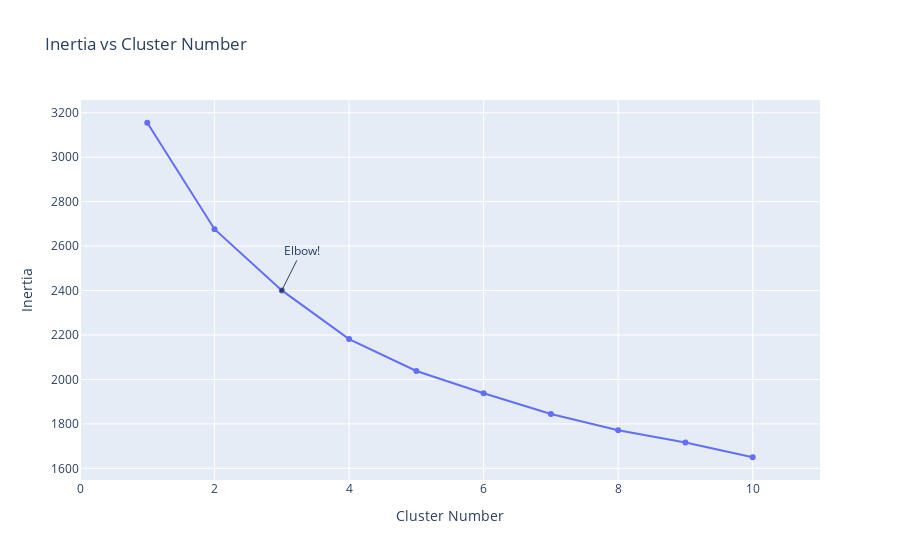

Write notebook code for a chart like this one.
### Code cell
from sklearn.cluster import KMeans
from sklearn.preprocessing import MinMaxScaler
import plotly.graph_objects as go
import numpy as np
X = survey_data_with_clusters.copy()
scaler = MinMaxScaler()
scaler.fit(X)
X=scaler.transform(X)
inertia = []
for i in range(1,11):
    kmeans = KMeans(
        n_clusters=i, init="k-means++",
        n_init=10,
        tol=1e-04, random_state=42
    )
    kmeans.fit(X)
    inertia.append(kmeans.inertia_)
fig = go.Figure(data=go.Scatter(x=np.arange(1,11),y=inertia))
fig.update_layout(title="Inertia vs Cluster Number",xaxis=dict(range=[0,11],title="Cluster Number"),
                  yaxis={'title':'Inertia'},
                 annotations=[
        dict(
            x=3,
            y=inertia[2],
            xref="x",
            yref="y",
            text="Elbow!",
            showarrow=True,
            arrowhead=7,
            ax=20,
            ay=-40
        )
    ])

### Figure 1 — Plotly figure (JSON) as saved in the notebook; plotly's stock layout.template omitted (floating-point values rounded to 4 significant figures)
{"data": [{"type": "scatter", "x": [1, 2, 3, 4, 5, 6, 7, 8, 9, 10], "y": [3155.0, 2676.0, 2401.0, 2182.0, 2038.0, 1938.0, 1844.0, 1772.0, 1717.0, 1650.0]}], "layout": {"annotations": [{"arrowhead": 7, "ax": 20, "ay": -40, "showarrow": true, "text": "Elbow!", "x": 3, "xref": "x", "y": 2401.0, "yref": "y"}], "title": {"text": "Inertia vs Cluster Number"}, "xaxis": {"range": [0, 11], "title": {"text": "Cluster Number"}}, "yaxis": {"title": {"text": "Inertia"}}}}
